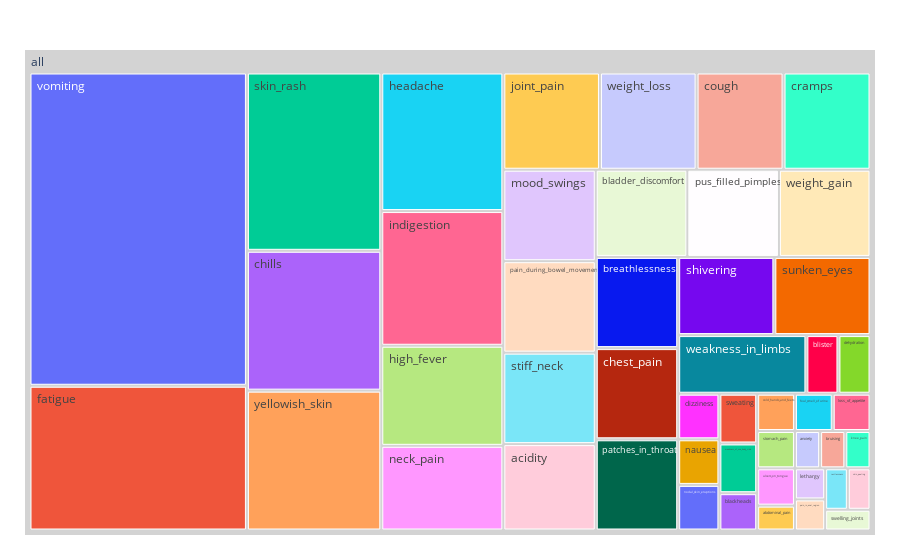

Notebook cell for this chart:
### Code cell
# Most Frequent Symptom_2
df_mfs2 = pd.DataFrame(most_frequent_symptom2)
df_mfs2 = df_mfs2.reset_index()

fig = px.treemap(df_mfs2, path=[px.Constant("all"), 'Symptom_2'], values= 'count')

fig.update_traces(root_color="lightgray")
fig.update_layout(margin = dict(t=50, l=25, r=25, b=25))
fig.show()

### Figure 1 — Plotly figure (JSON) as saved in the notebook; plotly's stock layout.template omitted (floating-point values rounded to 4 significant figures)
{"data": [{"branchvalues": "total", "domain": {"x": [0, 1], "y": [0, 1]}, "hovertemplate": "labels=%{label}<br>count=%{value}<br>parent=%{parent}<br>id=%{id}<extra></extra>", "ids": ["all/ abdominal_pain", "all/ acidity", "all/ anxiety", "all/ blackheads", "all/ bladder_discomfort", "all/ blister", "all/ breathlessness", "all/ bruising", "all/ chest_pain", "all/ chills", "all/ cold_hands_and_feets", "all/ cough", "all/ cramps", "all/ dehydration", "all/ dizziness", "all/ fatigue", "all/ foul_smell_of urine", "all/ headache", "all/ high_fever", "all/ indigestion", "all/ joint_pain", "all/ knee_pain", "all/ lethargy", "all/ loss_of_appetite", "all/ mood_swings", "all/ nausea", "all/ neck_pain", "all/ nodal_skin_eruptions", "all/ pain_during_bowel_movements", "all/ pain_in_anal_region", "all/ patches_in_throat", "all/ pus_filled_pimples", "all/ restlessness", "all/ shivering", "all/ skin_peeling", "all/ skin_rash", "all/ stiff_neck", "all/ stomach_pain", "all/ sunken_eyes", "all/ sweating", "all/ swelling_joints", "all/ ulcers_on_tongue", "all/ vomiting", "all/ weakness_in_limbs", "all/ weakness_of_one_body_side", "all/ weight_gain", "all/ weight_loss", "all/ yellowish_skin", "all"], "labels": [" abdominal_pain", " acidity", " anxiety", " blackheads", " bladder_discomfort", " blister", " breathlessness", " bruising", " chest_pain", " chills", " cold_hands_and_feets", " cough", " cramps", " dehydration", " dizziness", " fatigue", " foul_smell_of urine", " headache", " high_fever", " indigestion", " joint_pain", " knee_pain", " lethargy", " loss_of_appetite", " mood_swings", " nausea", " neck_pain", " nodal_skin_eruptions", " pain_during_bowel_movements", " pain_in_anal_region", " patches_in_throat", " pus_filled_pimples", " restlessness", " shivering", " skin_peeling", " skin_rash", " stiff_neck", " stomach_pain", " sunken_eyes", " sweating", " swelling_joints", " ulcers_on_tongue", " vomiting", " weakness_in_limbs", " weakness_of_one_body_side", " weight_gain", " weight_loss", " yellowish_skin", "all"], "name": "", "parents": ["all", "all", "all", "all", "all", "all", "all", "all", "all", "all", "all", "all", "all", "all", "all", "all", "all", "all", "all", "all", "all", "all", "all", "all", "all", "all", "all", "all", "all", "all", "all", "all", "all", "all", "all", "all", "all", "all", "all", "all", "all", "all", "all", "all", "all", "all", "all", "all", ""], "root": {"color": "lightgray"}, "type": "treemap", "values": [12, 102, 12, 18, 102, 24, 96, 12, 96, 240, 18, 108, 108, 24, 24, 402, 18, 216, 156, 210, 120, 12, 12, 18, 108, 24, 132, 24, 108, 12, 96, 102, 12, 96, 12, 306, 108, 18, 96, 24, 12, 18, 870, 96, 24, 102, 120, 240, 4920]}], "layout": {"legend": {"tracegroupgap": 0}, "margin": {"b": 25, "l": 25, "r": 25, "t": 50}}}
